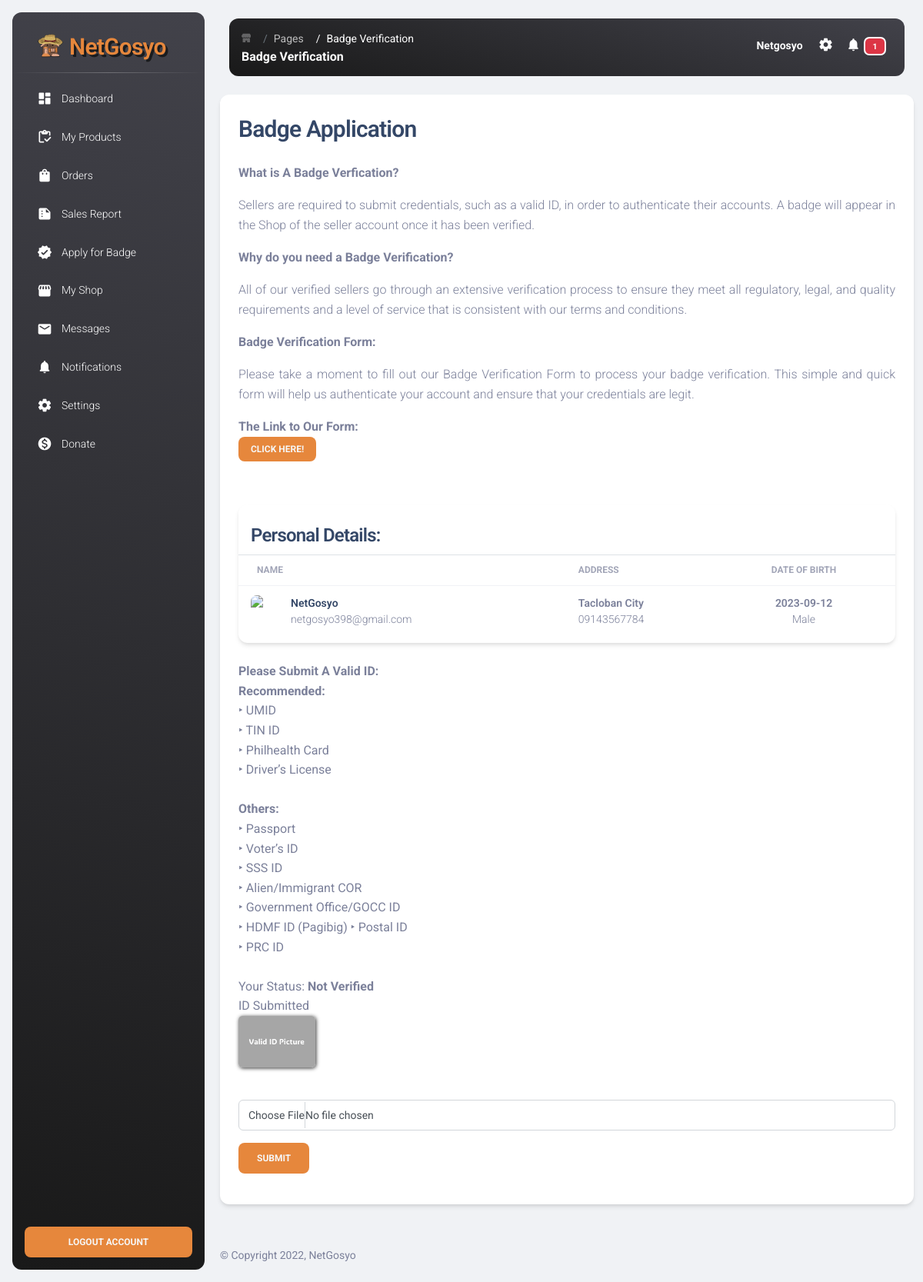
The page /Seller_Page/verify-badge.php on the database its author committed.
### tables this page shows
CREATE TABLE `user_form` (
  `id` int(100) NOT NULL,
  `fullname` varchar(100) NOT NULL,
  `email` varchar(100) NOT NULL,
  `username` varchar(255) NOT NULL,
  `password` varchar(100) NOT NULL,
  `checkout_pass` varchar(250) NOT NULL,
  `phonenumber` varchar(255) NOT NULL,
  `address` varchar(255) NOT NULL,
  `address2` varchar(500) NOT NULL,
  `archipelago` varchar(250) NOT NULL,
  `landmark` varchar(500) NOT NULL,
  `city` varchar(250) NOT NULL,
  `province` varchar(250) NOT NULL,
  `zip` varchar(250) NOT NULL,
  `dateofbirth` varchar(255) NOT NULL,
  `gender` varchar(255) NOT NULL,
  `image` varchar(255) NOT NULL,
  `shopname` varchar(250) NOT NULL DEFAULT 'user',
  `shopdesc` varchar(5000) NOT NULL,
  `vkey` varchar(50) NOT NULL,
  `verify_token` varchar(100) NOT NULL,
  `verified` tinyint(1) NOT NULL DEFAULT 0,
  `register_date` timestamp NOT NULL DEFAULT current_timestamp() ON UPDATE current_timestamp(),
  `id_pic` varchar(255) DEFAULT NULL,
  `has_verified_badge` tinyint(1) DEFAULT NULL,
  `is_banned` tinyint(1) NOT NULL DEFAULT 0,
  `number_verified` tinyint(4) NOT NULL DEFAULT 0
);

### Seller_Page/verify-badge.php (the view, shortened to what this page needs)
<?php
  include('header.php');
  $findresult = mysqli_query($conn, "SELECT * FROM user_form WHERE id = '$user_id'");
  if ($res = mysqli_fetch_array($findresult)) {
      $fullname = $res['fullname'];
      $email = $res['email'];
      $phonenumber = $res['phonenumber'];
      $address = $res['address'];
      $dateofbirth = $res['dateofbirth'];
      $gender = $res['gender'];
      $image = $res['image'];
      $id_pic = $res['id_pic'];
      $has_verified_badge = $res['has_verified_badge'];
      if($has_verified_badge == 1 && $id_pic){
        $status = 'Verified';
      } else if($has_verified_badge == 0 && $id_pic){
        $status =  'Pending Verification';
      } else {
        $status =  'Not Verified';
      }
  }
  ?>
  <main class="main-content position-relative max-height-vh-100 h-100 border-radius-lg ">
  <nav class="navbar navbar-main bg-gradient-dark navbar-expand-lg position-sticky mt-4 top-1 px-0 mx-4 shadow-none border-radius-xl z-index-sticky"
        id="navbarBlur" data-scroll="false">
        <div class="container-fluid py-1 px-3">
            <nav aria-label="breadcrumb">
                <ol class="breadcrumb bg-transparent mb-0 pb-0 pt-1 px-0 me-sm-6 me-5">
                    <li class="breadcrumb-item text-sm">
                        <a class="opacity-3 text-dark" href="javascript:;">
                        </a>
                    </li>
                    <li class="breadcrumb-item text-sm"><a class="opacity-7 text-white" href="javascript:;">Pages</a>
                    </li>
                    <li class="breadcrumb-item text-sm text-white active" aria-current="page">Badge Verification</li>
                </ol>
                <h6 class="font-weight-bolder text-white mb-0">Badge Verification</h6>
            </nav>
            <?php
        include('navbar.php');
         ?>
        </div>
    </nav>
    <div class="container-fluid py-4">
<div class="content-wrapper">
    <div class="row mb-2">
        <div class="col-lg-12">
            <div class="card">
            <form action="" method="post" enctype='multipart/form-data'>
                <div class="card-body">
                    <h3 class="card-title mb-4">Badge Application</h3>
                    <p><b> What is A Badge Verfication?</b></p>
                    <p class="text-justify"> Sellers are required to submit credentials, such as a valid ID, in order to authenticate their accounts. A badge will appear in the Shop of the seller account once it has been verified.</p>
                    <p><b> Why do you need a Badge Verification?</b></p>
                    <p class="text-justify"> All of our verified sellers go through an extensive verification process to ensure they meet all regulatory, legal, and quality requirements and a level of service that is consistent with our terms and conditions.</p>
                    <p><b> Badge Verification Form:</b></p>
                    <p class="text-justify"> Please take a moment to fill out our Badge Verification Form to process your badge verification. This simple and quick form will help us authenticate your account and ensure that your credentials are legit.</p>
                    <p><b> The Link to Our Form: <br><a href="https://forms.gle/XhqKoTDDMhPDT7Nz6" target=”_blank”><button type="button" class="btn button-update btn-sm">Click Here!</button></a>
                    </b></p>
        <div class="row">
        <div class="col-12">
          <div class="card my-4">
            <div class="card-body px-0 pb-2">
            <h4 class="card-title ml-3">Personal Details:</h4>
              <div class="table-responsive p-0">
                <table class="table align-items-center mb-0">
                  <thead>
                    <tr>
                      <th class="text-uppercase text-secondary text-xs font-weight-bolder opacity-7">Name</th>
                      <th class="text-uppercase text-secondary text-xs font-weight-bolder opacity-7 ps-2">Address</th>
                      <th class="text-center text-uppercase text-secondary text-xs font-weight-bolder opacity-7">Date of Birth</th>
                    </tr>
                  </thead>
                  <tbody>
                    <tr>
                      <td>
                        <div class="d-flex px-2 py-1">
                          <div>
                            <img src="../user-profiles/<?php echo $image;?>" class="avatar avatar-sm me-3 border-radius-lg" alt="user1">
                          </div>
                          <div class="d-flex flex-column justify-content-center">
                            <h6 class="mb-0 text-sm"><?php echo $fullname ?></h6>
                            <p class="text-sm text-secondary mb-0"><?php echo $email ?></p>
                          </div>
                        </div>
                      </td>
                      <td>
                        <p class="text-sm font-weight-bold mb-0"><?php echo $address ?></p>
                        <p class="text-sm text-secondary mb-0"><?php echo $phonenumber ?></p>
                      </td>
                      <td class="align-middle text-center text-sm">
                        <p class="text-sm font-weight-bold mb-0"><?php echo $dateofbirth ?></p>
                        <p class="text-sm text-secondary mb-0"><?php echo $gender ?></p>
                      </td>
                    </tr>
                  </tbody>
                </table>
              </div>
            </div>
          </div>
        </div>
      </div>
                    <span> <b>Please Submit A Valid ID:</b></span> <br>
                    <span><b>Recommended:</b><br>
                    ‣ UMID <br>
                    ‣ TIN ID <br>
                    ‣ Philhealth Card <br>
                    ‣ Driver’s License <br><br>
                        <b>Others:</b> <br>
                        ‣ Passport <br>
                        ‣ Voter’s ID <br>
                        ‣ SSS ID <br>
                        ‣ Alien/Immigrant COR <br>
                        ‣ Government Office/GOCC ID <br>
                        ‣ HDMF ID (Pagibig) <b></b>
                        ‣ Postal ID <br>
                        ‣ PRC ID <br>
                    </span> <br>
                    <span> Your Status: <b><?php echo $status ?></b></span>
                    <?php if ($status != 'Verified') { ?>
                    <?php if ($id_pic != NULL) {
                      echo '<div><span>ID Submitted</span><br><a href="#" data-toggle="modal" data-target="#orderModal"><img src="../Seller-IDS/' . $id_pic . '" style="border-radius: 5px; box-shadow: 1px 1px 5px #333333; width: 80%; max-width: 100px; " class="img-fluid" id="uploaded_image"> </a></div>';
                    } else {
                      echo '<div><span>ID Submitted</span><br><a href="#"><img src="../assets/no-id-submitted.png" style="border-radius: 5px; box-shadow: 1px 1px 5px #333333; width: 80%; max-width: 100px; " class="img-fluid" id="uploaded_image"> </a></div>';
                    }?>
                    <br>  <?php if ($status == 'Pending Verification') {?>
                    <h5 class="card-title mb-4">Resubmit ID</h5>
                    <?php } ?>
                        <div class="input-group input-group-outline my-3">
                            <input type="file" accept=".jpg, .jpeg, .png" name="id_pic"
                                class="form-control" required>
                        </div>
                        <button class="btn btn-icon btn-3 button-update" type="submit">
                            <span class="btn-inner--text">Submit</span>
                        </button>
                        <?php } ?>
                    </div>
                  </form>
                </div>
            </div>
        </div>
    </div>
</div>
  <?php
  include('footer.php');
  ?>

### Seller_Page/navbar.php (shortened to what this page needs)
<div class="collapse navbar-collapse mt-sm-0 mt-2 me-md-0 me-sm-4" id="navbarSupportedContent">
    <ul class="navbar-nav  justify-content-end">
        <li class="nav-item">
            <a href="profile.php" class="nav-link text-body p-0 position-relative">
                <?php
              $select_seller = mysqli_query($conn, "SELECT * FROM `user_form` where id = '$user_id' ") or die('query failed!');
                  if(mysqli_num_rows($select_seller) > 0){
                  while($fetch_seller = mysqli_fetch_assoc($select_seller)){
              ?>
                  <span class="me-sm-1 text-white"><b><?php echo $fetch_seller['username'] ?? ''; ?></b></span>
                  <?php
                      };
                  };
              ?>
            </a>
        </li>
        <li class="nav-item px-3">
            <a href="settings.php" class="nav-link text-body p-0">
                <i class="material-icons fixed-plugin-button-nav cursor-pointer text-white">
                </i>
            </a>
        </li>
        <li class="nav-item dropdown pe-2">
            <a href="javascript:;" class="nav-link text-body p-0 position-relative" id="dropdownMenuButton"
                data-bs-toggle="dropdown" aria-expanded="false">
                <i class="material-icons cursor-pointer text-white">
                </i>
                <span class="badge badge- badge-circle badge-danger border border-white border-2"
                style="height: 24px; line-height: 10px; vertical-align: top;"><?= mysqli_num_rows($notifications) ?></span>
            </a>
        </li>
    </ul>
</div>

### Seller_Page/assets/css/style.css (style rules this page uses)
.text-white { color: #f6f6f6; }
.button-update { background: #E6873C; color: #f6f6f6; }
img { max-width: 100%; }

### rows shown on the page
user_form: username "Netgosyo", fullname "NetGosyo", email "netgosyo398@gmail.com", address "Tacloban City", phonenumber "09143567784", dateofbirth "2023-09-12", gender "Male", status "Not Verified"

### other values the page prints
mysqli_num_rows($notifications) "1"
